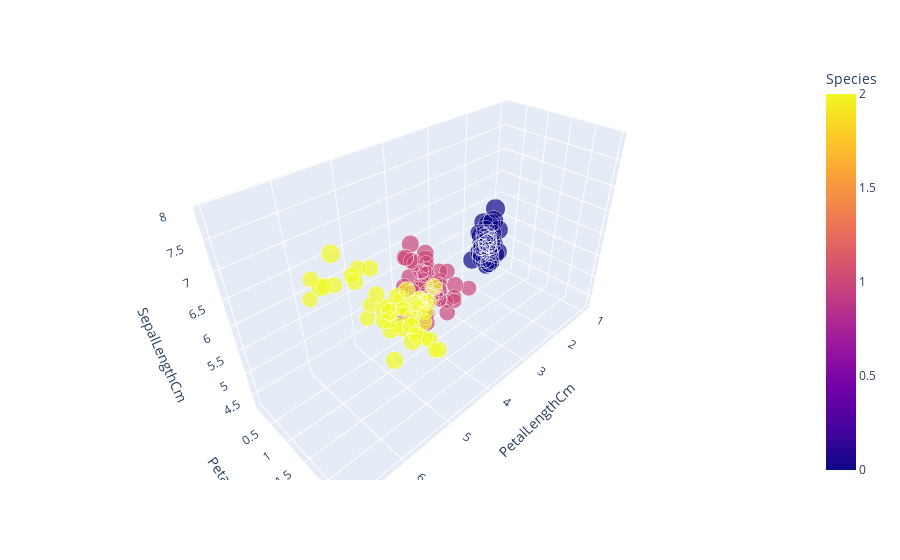

This figure's notebook cell:
### Markdown cell above
# 3D Visualization of PetalLengthCm and PetalwidthCm and SepallengthCm

### Code cell
# import plotly.offline as pyo
# Set notebook mode to work in offline

import plotly_express as px
#3d plot size by SepalWidthCm
px.scatter_3d(df1, x="PetalLengthCm", y="PetalWidthCm", z="SepalLengthCm", size="SepalWidthCm", 
              color="Species", color_discrete_map = {"Joly": "blue", "Bergeron": "violet", "Coderre":"pink"})

### Figure 1 — Plotly figure (JSON) as saved in the notebook; plotly's stock layout.template omitted (floating-point values rounded to 4 significant figures; data arrays with more than 128 entries replaced by an {"elided": "..."} marker saying what was removed)
{"data": [{"hovertemplate": "PetalLengthCm=%{x}<br>PetalWidthCm=%{y}<br>SepalLengthCm=%{z}<br>SepalWidthCm=%{marker.size}<br>Species=%{marker.color}<extra></extra>", "legendgroup": "", "marker": {"color": {"elided": "150 int values"}, "coloraxis": "coloraxis", "size": {"elided": "150 float values"}, "sizemode": "area", "sizeref": 0.011, "symbol": "circle"}, "mode": "markers", "name": "", "scene": "scene", "showlegend": false, "type": "scatter3d", "x": {"elided": "150 float values"}, "y": {"elided": "150 float values"}, "z": {"elided": "150 float values"}}], "layout": {"coloraxis": {"colorbar": {"title": {"text": "Species"}}, "colorscale": [[0, "#0d0887"], [0.1111, "#46039f"], [0.2222, "#7201a8"], [0.3333, "#9c179e"], [0.4444, "#bd3786"], [0.5556, "#d8576b"], [0.6667, "#ed7953"], [0.7778, "#fb9f3a"], [0.8889, "#fdca26"], [1, "#f0f921"]]}, "legend": {"itemsizing": "constant", "tracegroupgap": 0}, "margin": {"t": 60}, "scene": {"domain": {"x": [0, 1], "y": [0, 1]}, "xaxis": {"title": {"text": "PetalLengthCm"}}, "yaxis": {"title": {"text": "PetalWidthCm"}}, "zaxis": {"title": {"text": "SepalLengthCm"}}}}}
